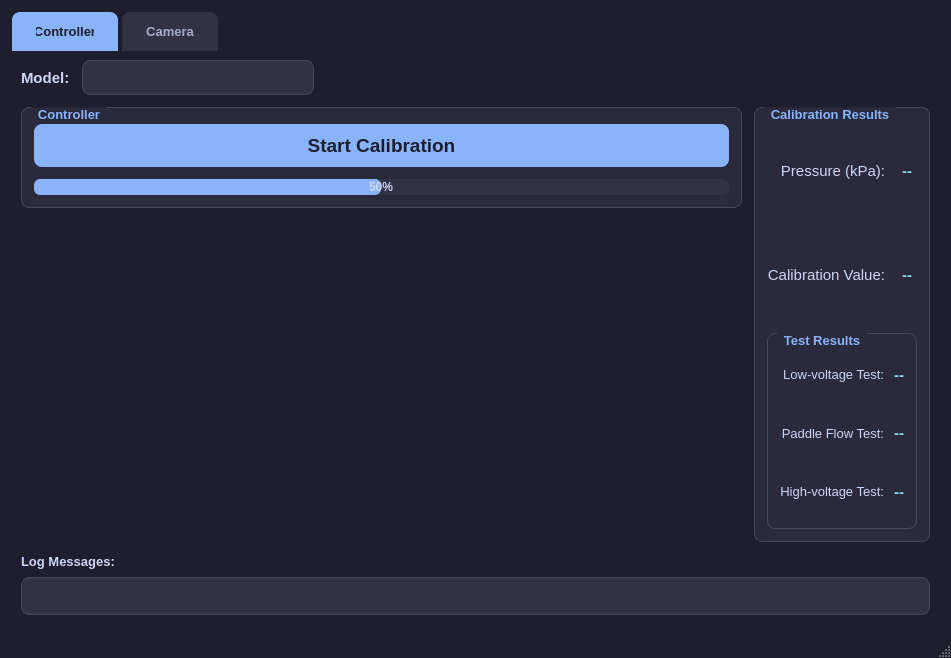
<?xml version="1.0" encoding="UTF-8"?>
<ui version="4.0">
 <class>MainWindow</class>
 <widget class="QMainWindow" name="MainWindow">
  <!-- Geometry and basic properties remain the same -->
  <property name="geometry">
   <rect>
    <x>0</x>
    <y>0</y>
    <width>951</width>
    <height>658</height>
   </rect>
  </property>
  <property name="sizePolicy">
   <sizepolicy hsizetype="Fixed" vsizetype="Fixed">
    <horstretch>0</horstretch>
    <verstretch>0</verstretch>
   </sizepolicy>
  </property>
  <property name="cursor">
   <cursorShape>ArrowCursor</cursorShape>
  </property>
  <property name="mouseTracking">
   <bool>false</bool>
  </property>
  <property name="windowTitle">
   <string>Automated Calibration System</string>
  </property>
  <property name="windowOpacity">
   <double>1.000000000000000</double>
  </property>
  <property name="autoFillBackground">
   <bool>false</bool>
  </property>
  <!-- Updated stylesheet with dark theme colors, typography, and visual elements -->
  <property name="styleSheet">
   <string notr="true">QMainWindow {
  background-color: #1e1e2e;
  color: #cdd6f4;
}

QTabWidget::pane {
  border: none;
  background-color: #1e1e2e;
  border-radius: 10px;
}

QTabBar::tab {
  background-color: #313244;
  color: #a6adc8;
  padding: 12px 24px;
  margin-right: 4px;
  border-top-left-radius: 8px;
  border-top-right-radius: 8px;
  border: none;
  font-family: 'Segoe UI';
  font-weight: 500;
}

QTabBar::tab:selected {
  background-color: #89b4fa;
  color: #1e1e2e;
}

QTabBar::tab:hover:!selected {
  background-color: #45475a;
}

QPushButton {
  background-color: #89b4fa;
  color: #1e1e2e;
  border: none;
  padding: 10px 18px;
  border-radius: 8px;
  font-weight: bold;
  font-family: 'Segoe UI';

}

QPushButton:hover {
  background-color: #b4befe;
}

QPushButton:pressed {
  background-color: #74c7ec;
}

QTextBrowser, QLineEdit {
  background-color: #313244;
  border: 1px solid #45475a;
  border-radius: 8px;
  padding: 10px;
  font-family: 'Segoe UI';
  color: #cdd6f4;
}

QLabel {
  color: #cdd6f4;
  font-family: 'Segoe UI';

}

QGroupBox {
  border: 1px solid #45475a;
  border-radius: 8px;
  margin-top: 1em;
  padding-top: 1.2em;
  font-family: 'Segoe UI';
  font-weight: bold;
  background-color: #2a2a3c;
}

QGroupBox::title {
  subcontrol-origin: margin;
  left: 10px;
  padding: 0 5px;
  color: #89b4fa;
}

QComboBox {
  border: 1px solid #45475a;
  border-radius: 8px;
  padding: 8px 14px;
  background-color: #313244;
  color: #cdd6f4;
  font-family: 'Segoe UI';
  min-width: 6em;
}

QComboBox::drop-down {
  border: none;
  width: 20px;
}

QComboBox::down-arrow {
  image: url(icons/dropdown.png);
  width: 12px;
  height: 12px;
}

QComboBox QAbstractItemView {
  background-color: #313244;
  color: #cdd6f4;
  border: 1px solid #45475a;
  selection-background-color: #89b4fa;
  selection-color: #1e1e2e;
}

QProgressBar {
  border: none;
  border-radius: 6px;
  background-color: #313244;
  text-align: center;
  height: 12px;
  font-family: 'Segoe UI';
  font-size: 9pt;
  color: #cdd6f4;
}

QProgressBar::chunk {
  background-color: #89b4fa;
  border-radius: 6px;
}

/* Special styling for result values */
#kpaNumber, #calNumber, #lowVoltageTestResult, #paddleFlowTestResult, #highVoltageTestResult {
  color: #89dceb;
  font-weight: bold;
  font-size: 11pt;
}

/* Camera tab specific styling */
#webcamFrame {
  background-color: #313244;
  border-radius: 10px;
  border: 1px solid #45475a;
  color: #cdd6f4;
}

/* Special button colors */
#Snap {
  background-color: #a6e3a1;
  color: #1e1e2e;
}

#Snap:hover {
  background-color: #94e2d5;
}

#closeButton {
  background-color: #f38ba8;
  color: #1e1e2e;
}

#closeButton:hover {
  background-color: #fab387;
}

#startButton {
  background-color: #89b4fa;
  color: #1e1e2e;
  font-size: 14pt;
}
</string>
  </property>
  <property name="iconSize">
   <size>
    <width>40</width>
    <height>40</height>
   </size>
  </property>
  <property name="tabShape">
   <enum>QTabWidget::Rounded</enum>
  </property>
  <widget class="QWidget" name="centralwidget">
   <property name="cursor">
    <cursorShape>ArrowCursor</cursorShape>
   </property>
   <property name="styleSheet">
    <string notr="true"/>
   </property>
   <layout class="QVBoxLayout" name="mainLayout">
    <property name="leftMargin">
     <number>12</number>
    </property>
    <property name="topMargin">
     <number>12</number>
    </property>
    <property name="rightMargin">
     <number>12</number>
    </property>
    <property name="bottomMargin">
     <number>12</number>
    </property>
    <item>
     <widget class="QTabWidget" name="tabWidget">
      <property name="enabled">
       <bool>true</bool>
      </property>
      <property name="sizePolicy">
       <sizepolicy hsizetype="Expanding" vsizetype="Expanding">
        <horstretch>0</horstretch>
        <verstretch>0</verstretch>
       </sizepolicy>
      </property>
      <property name="font">
       <font>
        <family>Segoe UI</family>
        <pointsize>10</pointsize>
       </font>
      </property>
      <property name="cursor">
       <cursorShape>ArrowCursor</cursorShape>
      </property>
      <property name="autoFillBackground">
       <bool>false</bool>
      </property>
      <property name="tabShape">
       <enum>QTabWidget::Rounded</enum>
      </property>
      <property name="currentIndex">
       <number>0</number>
      </property>
      <widget class="QWidget" name="tab_3">
       <attribute name="title">
        <string>Controller</string>
       </attribute>
       <layout class="QGridLayout" name="controllerLayout">
        <property name="spacing">
         <number>12</number>
        </property>
        <item row="0" column="0" colspan="2">
         <layout class="QHBoxLayout" name="modelSelectionLayout">
          <property name="spacing">
           <number>12</number>
          </property>
          <item>
           <widget class="QLabel" name="Model">
            <property name="font">
             <font>
              <family>Segoe UI</family>
              <pointsize>11</pointsize>
              <weight>75</weight>
              <bold>true</bold>
             </font>
            </property>
            <property name="text">
             <string>Model:</string>
            </property>
           </widget>
          </item>
          <item>
           <widget class="QComboBox" name="modelList">
            <property name="font">
             <font>
              <family>Segoe UI</family>
              <pointsize>10</pointsize>
             </font>
            </property>
            <property name="currentText">
             <string/>
            </property>
            <property name="currentIndex">
             <number>-1</number>
            </property>
            <property name="minimumContentsLength">
             <number>20</number>
            </property>
           </widget>
          </item>
          <item>
           <spacer name="horizontalSpacer">
            <property name="orientation">
             <enum>Qt::Horizontal</enum>
            </property>
            <property name="sizeHint" stdset="0">
             <size>
              <width>40</width>
              <height>20</height>
             </size>
            </property>
           </spacer>
          </item>
         </layout>
        </item>
        <item row="1" column="0">
         <layout class="QVBoxLayout" name="controlLayout">
          <property name="spacing">
           <number>12</number>
          </property>
          <item>
           <widget class="QGroupBox" name="controllerGroup">
            <property name="font">
             <font>
              <family>Segoe UI</family>
              <pointsize>10</pointsize>
              <weight>75</weight>
              <bold>true</bold>
             </font>
            </property>
            <property name="title">
             <string>Controller</string>
            </property>
            <layout class="QVBoxLayout" name="verticalLayout">
             <property name="spacing">
              <number>12</number>
             </property>
             <property name="leftMargin">
              <number>12</number>
             </property>
             <property name="topMargin">
              <number>16</number>
             </property>
             <property name="rightMargin">
              <number>12</number>
             </property>
             <property name="bottomMargin">
              <number>12</number>
             </property>
             <item>
              <widget class="QPushButton" name="startButton">
               <property name="font">
                <font>
                 <family>Segoe UI</family>
                 <pointsize>14</pointsize>
                 <weight>75</weight>
                 <bold>true</bold>
                </font>
               </property>
               <property name="cursor">
                <cursorShape>PointingHandCursor</cursorShape>
               </property>
               <property name="layoutDirection">
                <enum>Qt::LeftToRight</enum>
               </property>
               <property name="autoFillBackground">
                <bool>false</bool>
               </property>
               <property name="text">
                <string>Start Calibration</string>
               </property>
               <property name="icon">
                <iconset>
                 <normaloff>icons/play.png</normaloff>icons/play.png</iconset>
               </property>
               <property name="iconSize">
                <size>
                 <width>20</width>
                 <height>20</height>
                </size>
               </property>
               <property name="default">
                <bool>true</bool>
               </property>
               <property name="flat">
                <bool>false</bool>
               </property>
              </widget>
             </item>
             <item>
              <widget class="QProgressBar" name="progressBar">
               <property name="font">
                <font>
                 <family>Segoe UI</family>
                 <pointsize>9</pointsize>
                </font>
               </property>
               <property name="cursor">
                <cursorShape>ArrowCursor</cursorShape>
               </property>
               <property name="autoFillBackground">
                <bool>false</bool>
               </property>
               <property name="value">
                <number>50</number>
               </property>
               <property name="textVisible">
                <bool>true</bool>
               </property>
               <property name="orientation">
                <enum>Qt::Horizontal</enum>
               </property>
               <property name="invertedAppearance">
                <bool>false</bool>
               </property>
               <property name="textDirection">
                <enum>QProgressBar::TopToBottom</enum>
               </property>
              </widget>
             </item>
            </layout>
           </widget>
          </item>
          <item>
           <spacer name="verticalSpacer">
            <property name="orientation">
             <enum>Qt::Vertical</enum>
            </property>
            <property name="sizeHint" stdset="0">
             <size>
              <width>20</width>
              <height>40</height>
             </size>
            </property>
           </spacer>
          </item>
         </layout>
        </item>
        <item row="1" column="1">
         <layout class="QVBoxLayout" name="resultsLayout">
          <property name="spacing">
           <number>12</number>
          </property>
          <item>
           <widget class="QGroupBox" name="resultsGroup">
            <property name="font">
             <font>
              <family>Segoe UI</family>
              <pointsize>10</pointsize>
              <weight>75</weight>
              <bold>true</bold>
             </font>
            </property>
            <property name="title">
             <string>Calibration Results</string>
            </property>
            <layout class="QVBoxLayout" name="verticalLayout_2">
             <property name="spacing">
              <number>12</number>
             </property>
             <property name="leftMargin">
              <number>12</number>
             </property>
             <property name="topMargin">
              <number>16</number>
             </property>
             <property name="rightMargin">
              <number>12</number>
             </property>
             <property name="bottomMargin">
              <number>12</number>
             </property>
             <item>
              <layout class="QGridLayout" name="metricsLayout">
               <property name="spacing">
                <number>12</number>
               </property>
               <item row="0" column="1">
                <widget class="QLabel" name="kpaNumber">
                 <property name="font">
                  <font>
                   <family>Segoe UI</family>
                   <pointsize>11</pointsize>
                   <weight>75</weight>
                   <bold>true</bold>
                  </font>
                 </property>
                 <property name="text">
                  <string>--</string>
                 </property>
                 <property name="alignment">
                  <set>Qt::AlignCenter</set>
                 </property>
                </widget>
               </item>
               <item row="0" column="0">
                <widget class="QLabel" name="kpaLabel">
                 <property name="font">
                  <font>
                   <family>Segoe UI</family>
                   <pointsize>11</pointsize>
                   <weight>50</weight>
                   <bold>false</bold>
                  </font>
                 </property>
                 <property name="frameShape">
                  <enum>QFrame::NoFrame</enum>
                 </property>
                 <property name="frameShadow">
                  <enum>QFrame::Plain</enum>
                 </property>
                 <property name="lineWidth">
                  <number>2</number>
                 </property>
                 <property name="text">
                  <string>Pressure (kPa):</string>
                 </property>
                 <property name="scaledContents">
                  <bool>false</bool>
                 </property>
                 <property name="alignment">
                  <set>Qt::AlignRight|Qt::AlignTrailing|Qt::AlignVCenter</set>
                 </property>
                </widget>
               </item>
               <item row="1" column="0">
                <widget class="QLabel" name="calLabel">
                 <property name="font">
                  <font>
                   <family>Segoe UI</family>
                   <pointsize>11</pointsize>
                   <weight>50</weight>
                   <bold>false</bold>
                  </font>
                 </property>
                 <property name="frameShape">
                  <enum>QFrame::NoFrame</enum>
                 </property>
                 <property name="frameShadow">
                  <enum>QFrame::Plain</enum>
                 </property>
                 <property name="lineWidth">
                  <number>2</number>
                 </property>
                 <property name="text">
                  <string>Calibration Value:</string>
                 </property>
                 <property name="alignment">
                  <set>Qt::AlignRight|Qt::AlignTrailing|Qt::AlignVCenter</set>
                 </property>
                </widget>
               </item>
               <item row="1" column="1">
                <widget class="QLabel" name="calNumber">
                 <property name="font">
                  <font>
                   <family>Segoe UI</family>
                   <pointsize>11</pointsize>
                   <weight>75</weight>
                   <bold>true</bold>
                  </font>
                 </property>
                 <property name="text">
                  <string>--</string>
                 </property>
                 <property name="alignment">
                  <set>Qt::AlignCenter</set>
                 </property>
                </widget>
               </item>
              </layout>
             </item>
             <item>
              <widget class="QGroupBox" name="testResultsBox">
               <property name="font">
                <font>
                 <family>Segoe UI</family>
                 <pointsize>10</pointsize>
                 <weight>75</weight>
                 <bold>true</bold>
                </font>
               </property>
               <property name="title">
                <string>Test Results</string>
               </property>
               <layout class="QVBoxLayout" name="verticalLayout_3">
                <property name="spacing">
                 <number>10</number>
                </property>
                <property name="leftMargin">
                 <number>12</number>
                </property>
                <property name="topMargin">
                 <number>16</number>
                </property>
                <property name="rightMargin">
                 <number>12</number>
                </property>
                <property name="bottomMargin">
                 <number>12</number>
                </property>
                <item>
                 <layout class="QGridLayout" name="gridLayout">
                  <property name="spacing">
                   <number>10</number>
                  </property>
                  <item row="0" column="0">
                   <widget class="QLabel" name="lowVoltageTestlabel">
                    <property name="font">
                     <font>
                      <family>Segoe UI</family>
                      <pointsize>10</pointsize>
                      <weight>50</weight>
                      <bold>false</bold>
                     </font>
                    </property>
                    <property name="frameShape">
                     <enum>QFrame::NoFrame</enum>
                    </property>
                    <property name="frameShadow">
                     <enum>QFrame::Plain</enum>
                    </property>
                    <property name="lineWidth">
                     <number>2</number>
                    </property>
                    <property name="text">
                     <string>Low-voltage Test:</string>
                    </property>
                    <property name="scaledContents">
                     <bool>false</bool>
                    </property>
                    <property name="alignment">
                     <set>Qt::AlignRight|Qt::AlignTrailing|Qt::AlignVCenter</set>
                    </property>
                   </widget>
                  </item>
                  <item row="0" column="1">
                   <widget class="QLabel" name="lowVoltageTestResult">
                    <property name="font">
                     <font>
                      <family>Segoe UI</family>
                      <pointsize>10</pointsize>
                      <weight>75</weight>
                      <bold>true</bold>
                     </font>
                    </property>
                    <property name="text">
                     <string>--</string>
                    </property>
                    <property name="alignment">
                     <set>Qt::AlignCenter</set>
                    </property>
                   </widget>
                  </item>
                  <item row="1" column="0">
                   <widget class="QLabel" name="paddleFlowTestlabel">
                    <property name="font">
                     <font>
                      <family>Segoe UI</family>
                      <pointsize>10</pointsize>
                      <weight>50</weight>
                      <bold>false</bold>
                     </font>
                    </property>
                    <property name="frameShape">
                     <enum>QFrame::NoFrame</enum>
                    </property>
                    <property name="frameShadow">
                     <enum>QFrame::Plain</enum>
                    </property>
                    <property name="lineWidth">
                     <number>2</number>
                    </property>
                    <property name="text">
                     <string>Paddle Flow Test:</string>
                    </property>
                    <property name="alignment">
                     <set>Qt::AlignRight|Qt::AlignTrailing|Qt::AlignVCenter</set>
                    </property>
                   </widget>
                  </item>
                  <item row="1" column="1">
                   <widget class="QLabel" name="paddleFlowTestResult">
                    <property name="font">
                     <font>
                      <family>Segoe UI</family>
                      <pointsize>10</pointsize>
                      <weight>75</weight>
                      <bold>true</bold>
                     </font>
                    </property>
                    <property name="text">
                     <string>--</string>
                    </property>
                    <property name="alignment">
                     <set>Qt::AlignCenter</set>
                    </property>
                   </widget>
                  </item>
                  <item row="2" column="0">
                   <widget class="QLabel" name="HighVoltageTestlabel">
                    <property name="font">
                     <font>
                      <family>Segoe UI</family>
                      <pointsize>10</pointsize>
                      <weight>50</weight>
                      <bold>false</bold>
                     </font>
                    </property>
                    <property name="frameShape">
                     <enum>QFrame::NoFrame</enum>
                    </property>
                    <property name="frameShadow">
                     <enum>QFrame::Plain</enum>
                    </property>
                    <property name="lineWidth">
                     <number>2</number>
                    </property>
                    <property name="text">
                     <string>High-voltage Test:</string>
                    </property>
                    <property name="scaledContents">
                     <bool>false</bool>
                    </property>
                    <property name="alignment">
                     <set>Qt::AlignRight|Qt::AlignTrailing|Qt::AlignVCenter</set>
                    </property>
                   </widget>
                  </item>
                  <item row="2" column="1">
                   <widget class="QLabel" name="highVoltageTestResult">
                    <property name="font">
                     <font>
                      <family>Segoe UI</family>
                      <pointsize>10</pointsize>
                      <weight>75</weight>
                      <bold>true</bold>
                     </font>
                    </property>
                    <property name="text">
                     <string>--</string>
                    </property>
                    <property name="alignment">
                     <set>Qt::AlignCenter</set>
                    </property>
                   </widget>
                  </item>
                 </layout>
                </item>
               </layout>
              </widget>
             </item>
            </layout>
           </widget>
          </item>
         </layout>
        </item>
        <item row="2" column="0" colspan="2">
         <layout class="QVBoxLayout" name="logLayout">
          <property name="spacing">
           <number>8</number>
          </property>
          <item>
           <widget class="QLabel" name="logMessageLabel">
            <property name="font">
             <font>
              <family>Segoe UI</family>
              <pointsize>10</pointsize>
              <weight>75</weight>
              <bold>true</bold>
             </font>
            </property>
            <property name="text">
             <string>Log Messages:</string>
            </property>
           </widget>
          </item>
          <item>
           <widget class="QLineEdit" name="logMessageLine">
            <property name="font">
             <font>
              <family>Segoe UI</family>
              <pointsize>9</pointsize>
             </font>
            </property>
            <property name="styleSheet">
             <string notr="true"></string>
            </property>
            <property name="echoMode">
             <enum>QLineEdit::Normal</enum>
            </property>
            <property name="readOnly">
             <bool>true</bool>
            </property>
           </widget>
          </item>
         </layout>
        </item>
       </layout>
      </widget>
      <widget class="QWidget" name="tab_4">
       <attribute name="title">
        <string>Camera</string>
       </attribute>
       <layout class="QVBoxLayout" name="verticalLayout_4">
        <property name="spacing">
         <number>12</number>
        </property>
        <property name="leftMargin">
         <number>12</number>
        </property>
        <property name="topMargin">
         <number>12</number>
        </property>
        <property name="rightMargin">
         <number>12</number>
        </property>
        <property name="bottomMargin">
         <number>12</number>
        </property>
        <item>
         <widget class="QScrollArea" name="scrollArea_2">
          <property name="widgetResizable">
           <bool>true</bool>
          </property>
          <widget class="QWidget" name="scrollAreaWidgetContents_2">
           <property name="geometry">
            <rect>
             <x>0</x>
             <y>0</y>
             <width>907</width>
             <height>547</height>
            </rect>
           </property>
           <layout class="QVBoxLayout" name="verticalLayout_5">
            <property name="spacing">
             <number>12</number>
            </property>
            <property name="leftMargin">
             <number>12</number>
            </property>
            <property name="topMargin">
             <number>12</number>
            </property>
            <property name="rightMargin">
             <number>12</number>
            </property>
            <property name="bottomMargin">
             <number>12</number>
            </property>
            <item>
             <widget class="QLabel" name="webcamFrame">
              <property name="minimumSize">
               <size>
                <width>0</width>
                <height>400</height>
               </size>
              </property>
              <property name="text">
               <string>Camera Feed</string>
              </property>
              <property name="alignment">
               <set>Qt::AlignCenter</set>
              </property>
             </widget>
            </item>
            <item>
             <layout class="QHBoxLayout" name="horizontalLayout">
              <property name="spacing">
               <number>12</number>
              </property>
              <item>
               <widget class="QPushButton" name="viewButton">
                <property name="text">
                 <string>View Feed</string>
                </property>
                <property name="icon">
                 <iconset>
                  <normaloff>icons/camera.png</normaloff>icons/camera.png</iconset>
                </property>
                <property name="default">
                 <bool>true</bool>
                </property>
               </widget>
              </item>
              <item>
               <widget class="QPushButton" name="Snap">
                <property name="text">
                 <string>Take Snapshot</string>
                </property>
                <property name="icon">
                 <iconset>
                  <normaloff>icons/snapshot.png</normaloff>icons/snapshot.png</iconset>
                </property>
               </widget>
              </item>
              <item>
               <widget class="QPushButton" name="closeButton">
                <property name="text">
                 <string>Close Feed</string>
                </property>
                <property name="icon">
                 <iconset>
                  <normaloff>icons/close.png</normaloff>icons/close.png</iconset>
                </property>
                <property name="default">
                 <bool>false</bool>
                </property>
               </widget>
              </item>
             </layout>
            </item>
           </layout>
          </widget>
         </widget>
        </item>
       </layout>
      </widget>
     </widget>
    </item>
   </layout>
  </widget>
  <widget class="QStatusBar" name="statusbar"/>
 </widget>
 <resources/>
 <connections/>
</ui>
